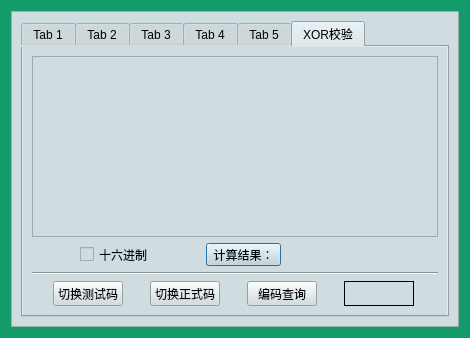
<?xml version="1.0" encoding="UTF-8"?>
<ui version="4.0">
 <class>FastCmd</class>
 <widget class="QDialog" name="FastCmd">
  <property name="geometry">
   <rect>
    <x>0</x>
    <y>0</y>
    <width>470</width>
    <height>338</height>
   </rect>
  </property>
  <property name="minimumSize">
   <size>
    <width>470</width>
    <height>0</height>
   </size>
  </property>
  <property name="maximumSize">
   <size>
    <width>16777215</width>
    <height>370</height>
   </size>
  </property>
  <property name="windowTitle">
   <string>Dialog</string>
  </property>
  <property name="styleSheet">
   <string notr="true">background-color: rgb(19, 156, 106);</string>
  </property>
  <layout class="QVBoxLayout" name="verticalLayout">
   <item>
    <widget class="QFrame" name="frame">
     <property name="styleSheet">
      <string notr="true">background-color: rgb(207, 220, 224);</string>
     </property>
     <property name="frameShape">
      <enum>QFrame::StyledPanel</enum>
     </property>
     <property name="frameShadow">
      <enum>QFrame::Raised</enum>
     </property>
     <layout class="QHBoxLayout" name="horizontalLayout_10">
      <item>
       <widget class="QTabWidget" name="tabWidget">
        <property name="currentIndex">
         <number>5</number>
        </property>
        <widget class="QWidget" name="tab">
         <attribute name="title">
          <string>Tab 1</string>
         </attribute>
        </widget>
        <widget class="QWidget" name="tab_2">
         <attribute name="title">
          <string>Tab 2</string>
         </attribute>
        </widget>
        <widget class="QWidget" name="tab_3">
         <attribute name="title">
          <string>Tab 3</string>
         </attribute>
        </widget>
        <widget class="QWidget" name="tab_4">
         <attribute name="title">
          <string>Tab 4</string>
         </attribute>
        </widget>
        <widget class="QWidget" name="tab_5">
         <attribute name="title">
          <string>Tab 5</string>
         </attribute>
        </widget>
        <widget class="QWidget" name="tab_6">
         <attribute name="title">
          <string>XOR校验</string>
         </attribute>
         <layout class="QVBoxLayout" name="verticalLayout_3">
          <item>
           <widget class="QTextEdit" name="textEdit_data"/>
          </item>
          <item>
           <layout class="QHBoxLayout" name="horizontalLayout_12">
            <item>
             <widget class="QCheckBox" name="checkBox_Hex">
              <property name="minimumSize">
               <size>
                <width>72</width>
                <height>17</height>
               </size>
              </property>
              <property name="maximumSize">
               <size>
                <width>72</width>
                <height>17</height>
               </size>
              </property>
              <property name="text">
               <string>十六进制</string>
              </property>
             </widget>
            </item>
            <item>
             <widget class="QPushButton" name="pushButton_CheckSum">
              <property name="minimumSize">
               <size>
                <width>75</width>
                <height>23</height>
               </size>
              </property>
              <property name="maximumSize">
               <size>
                <width>75</width>
                <height>23</height>
               </size>
              </property>
              <property name="text">
               <string>计算结果：</string>
              </property>
             </widget>
            </item>
            <item>
             <widget class="QLabel" name="label_CheckSum">
              <property name="minimumSize">
               <size>
                <width>55</width>
                <height>20</height>
               </size>
              </property>
              <property name="maximumSize">
               <size>
                <width>55</width>
                <height>20</height>
               </size>
              </property>
              <property name="text">
               <string/>
              </property>
             </widget>
            </item>
           </layout>
          </item>
          <item>
           <widget class="Line" name="line_2">
            <property name="palette">
             <palette>
              <active>
               <colorrole role="WindowText">
                <brush brushstyle="SolidPattern">
                 <color alpha="255">
                  <red>19</red>
                  <green>156</green>
                  <blue>106</blue>
                 </color>
                </brush>
               </colorrole>
               <colorrole role="Button">
                <brush brushstyle="SolidPattern">
                 <color alpha="255">
                  <red>207</red>
                  <green>220</green>
                  <blue>224</blue>
                 </color>
                </brush>
               </colorrole>
               <colorrole role="Text">
                <brush brushstyle="SolidPattern">
                 <color alpha="255">
                  <red>19</red>
                  <green>156</green>
                  <blue>106</blue>
                 </color>
                </brush>
               </colorrole>
               <colorrole role="ButtonText">
                <brush brushstyle="SolidPattern">
                 <color alpha="255">
                  <red>19</red>
                  <green>156</green>
                  <blue>106</blue>
                 </color>
                </brush>
               </colorrole>
               <colorrole role="Base">
                <brush brushstyle="SolidPattern">
                 <color alpha="255">
                  <red>207</red>
                  <green>220</green>
                  <blue>224</blue>
                 </color>
                </brush>
               </colorrole>
               <colorrole role="Window">
                <brush brushstyle="SolidPattern">
                 <color alpha="255">
                  <red>207</red>
                  <green>220</green>
                  <blue>224</blue>
                 </color>
                </brush>
               </colorrole>
              </active>
              <inactive>
               <colorrole role="WindowText">
                <brush brushstyle="SolidPattern">
                 <color alpha="255">
                  <red>19</red>
                  <green>156</green>
                  <blue>106</blue>
                 </color>
                </brush>
               </colorrole>
               <colorrole role="Button">
                <brush brushstyle="SolidPattern">
                 <color alpha="255">
                  <red>207</red>
                  <green>220</green>
                  <blue>224</blue>
                 </color>
                </brush>
               </colorrole>
               <colorrole role="Text">
                <brush brushstyle="SolidPattern">
                 <color alpha="255">
                  <red>19</red>
                  <green>156</green>
                  <blue>106</blue>
                 </color>
                </brush>
               </colorrole>
               <colorrole role="ButtonText">
                <brush brushstyle="SolidPattern">
                 <color alpha="255">
                  <red>19</red>
                  <green>156</green>
                  <blue>106</blue>
                 </color>
                </brush>
               </colorrole>
               <colorrole role="Base">
                <brush brushstyle="SolidPattern">
                 <color alpha="255">
                  <red>207</red>
                  <green>220</green>
                  <blue>224</blue>
                 </color>
                </brush>
               </colorrole>
               <colorrole role="Window">
                <brush brushstyle="SolidPattern">
                 <color alpha="255">
                  <red>207</red>
                  <green>220</green>
                  <blue>224</blue>
                 </color>
                </brush>
               </colorrole>
              </inactive>
              <disabled>
               <colorrole role="WindowText">
                <brush brushstyle="SolidPattern">
                 <color alpha="255">
                  <red>19</red>
                  <green>156</green>
                  <blue>106</blue>
                 </color>
                </brush>
               </colorrole>
               <colorrole role="Button">
                <brush brushstyle="SolidPattern">
                 <color alpha="255">
                  <red>207</red>
                  <green>220</green>
                  <blue>224</blue>
                 </color>
                </brush>
               </colorrole>
               <colorrole role="Text">
                <brush brushstyle="SolidPattern">
                 <color alpha="255">
                  <red>19</red>
                  <green>156</green>
                  <blue>106</blue>
                 </color>
                </brush>
               </colorrole>
               <colorrole role="ButtonText">
                <brush brushstyle="SolidPattern">
                 <color alpha="255">
                  <red>19</red>
                  <green>156</green>
                  <blue>106</blue>
                 </color>
                </brush>
               </colorrole>
               <colorrole role="Base">
                <brush brushstyle="SolidPattern">
                 <color alpha="255">
                  <red>207</red>
                  <green>220</green>
                  <blue>224</blue>
                 </color>
                </brush>
               </colorrole>
               <colorrole role="Window">
                <brush brushstyle="SolidPattern">
                 <color alpha="255">
                  <red>207</red>
                  <green>220</green>
                  <blue>224</blue>
                 </color>
                </brush>
               </colorrole>
              </disabled>
             </palette>
            </property>
            <property name="styleSheet">
             <string notr="true">color: rgb(19, 156, 106);</string>
            </property>
            <property name="orientation">
             <enum>Qt::Horizontal</enum>
            </property>
           </widget>
          </item>
          <item>
           <layout class="QHBoxLayout" name="horizontalLayout_8">
            <item>
             <widget class="QPushButton" name="Btn_Switch_C">
              <property name="minimumSize">
               <size>
                <width>69</width>
                <height>15</height>
               </size>
              </property>
              <property name="maximumSize">
               <size>
                <width>70</width>
                <height>25</height>
               </size>
              </property>
              <property name="text">
               <string>切换测试码</string>
              </property>
             </widget>
            </item>
            <item>
             <widget class="QPushButton" name="Btn_Switch_Z">
              <property name="minimumSize">
               <size>
                <width>69</width>
                <height>0</height>
               </size>
              </property>
              <property name="maximumSize">
               <size>
                <width>70</width>
                <height>25</height>
               </size>
              </property>
              <property name="text">
               <string>切换正式码</string>
              </property>
              <property name="checkable">
               <bool>false</bool>
              </property>
             </widget>
            </item>
            <item>
             <widget class="QPushButton" name="Btn_CPM">
              <property name="minimumSize">
               <size>
                <width>69</width>
                <height>0</height>
               </size>
              </property>
              <property name="maximumSize">
               <size>
                <width>70</width>
                <height>25</height>
               </size>
              </property>
              <property name="text">
               <string>编码查询</string>
              </property>
             </widget>
            </item>
            <item>
             <widget class="QLabel" name="label_CPM_out">
              <property name="minimumSize">
               <size>
                <width>69</width>
                <height>0</height>
               </size>
              </property>
              <property name="maximumSize">
               <size>
                <width>70</width>
                <height>25</height>
               </size>
              </property>
              <property name="frameShape">
               <enum>QFrame::Box</enum>
              </property>
              <property name="text">
               <string/>
              </property>
             </widget>
            </item>
           </layout>
          </item>
         </layout>
        </widget>
       </widget>
      </item>
     </layout>
    </widget>
   </item>
  </layout>
 </widget>
 <resources/>
 <connections/>
</ui>
